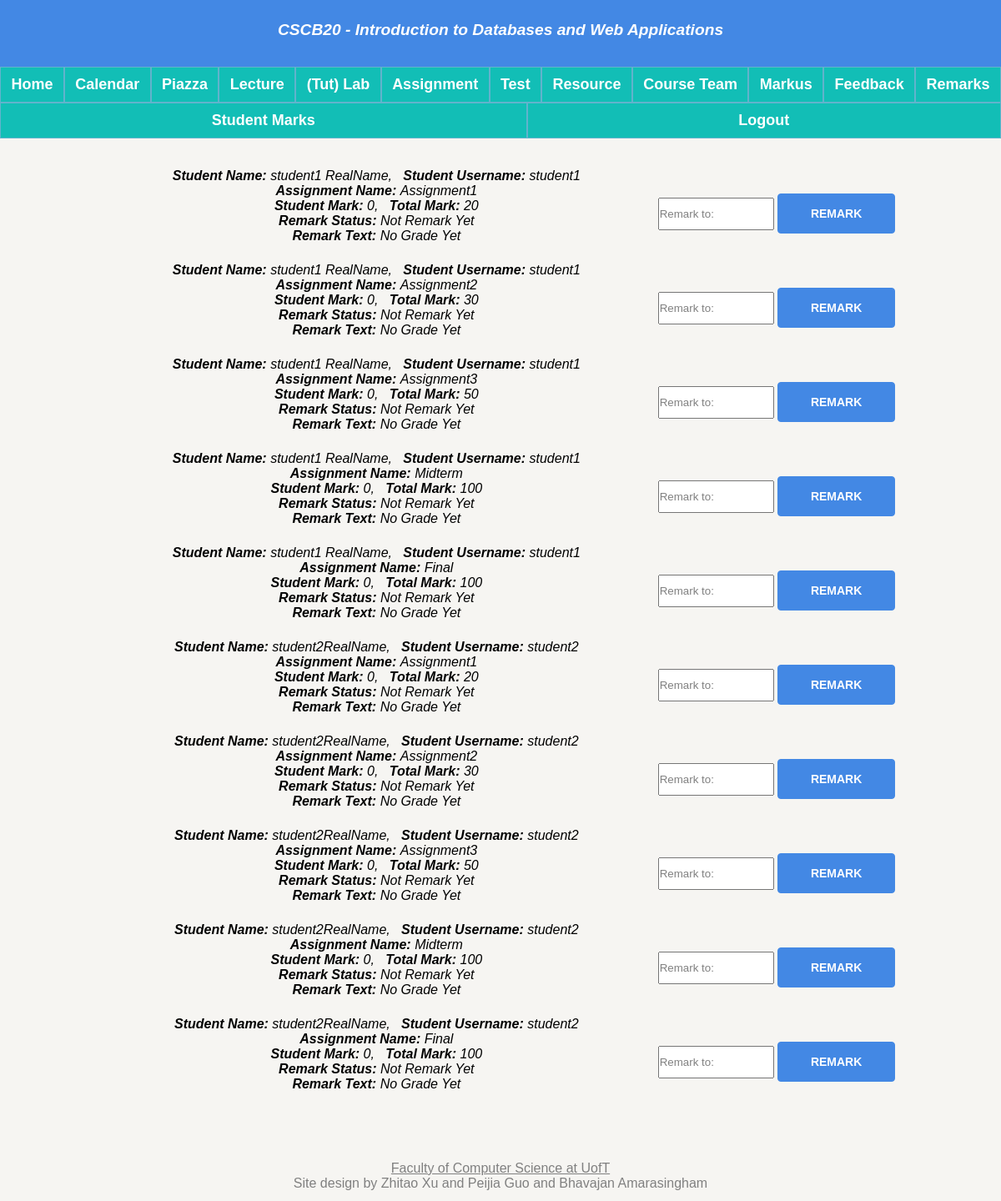
Screenshot of /teacherGrade (signed in) with the database file from the repository.
### app.py (models this page shows, shortened)
class Evaluation(db.Model):
    __tablename__ = 'Evaluation'
    eid = db.Column(db.Integer, primary_key = True)
    stuMark = db.Column(db.Integer)
    remarkText = db.Column(db.String(200))
    remark_signal = db.Column(db.Boolean)
    student_username = db.Column(db.String(20), db.ForeignKey('Person.username'), nullable = False)
    typeName = db.Column(db.String(20), db.ForeignKey('Assignment.assignment_name'), nullable = False)
    total_mark = db.Column(db.Integer, db.ForeignKey('Assignment.total_mark'), nullable = False)
    stuName = db.Column(db.String(20), db.ForeignKey('Person.name'), nullable = False)

### app.py (the view, shortened to what this page needs)
@app.route("/teacherGrade", methods = ['GET', 'POST'])
def teacherGrade():
    get_student_marks = query_all_student_marks()
    if request.method == 'GET':
        return render_template("teacherGrade.html", query_all_student_mark = get_student_marks)

### app.py (called while the page is built)
def query_all_student_marks():
    student_marks = db.session.query(Evaluation).filter(Evaluation.remark_signal == 0)
    return student_marks

### templates/teacherGrade.html (shortened to what this page needs)
{% extends "template.html" %}
{% block content %}
{% if not session.name %}
<p>Access Denied</p>
{% else %}
{% if session.type == 1 %}
<div class="grade">
  <ul>
    {% for Evaluations in query_all_student_mark %}
    <li class="container_li">
      <div class="li_flex">
        <strong>Student Name: </strong>{{ Evaluations.stuName }},
        &nbsp&nbsp<strong>Student Username: </strong>{{ Evaluations.student_username }}
        <br>
        <strong>Assignment Name: </strong>{{ Evaluations.typeName }}
        <br>
        <strong>Student Mark: </strong>{{ Evaluations.stuMark }},
        &nbsp&nbsp<strong>Total Mark: </strong>{{ Evaluations.total_mark }}
        <br>
        {% if Evaluations.remark_signal == 0 %}
        <strong>Remark Status: </strong>Not Remark Yet
        {% else %}
        <strong>Remark Status: </strong>Already Remarked
        {% endif %}
        <br><strong>Remark Text: </strong>{{ Evaluations.remarkText }}
        <br></br>
      </div>
      <form class="teacher_grade_css" action="/teacherGrade" method="post">
        <input class="grade_input" name="stuMark" placeholder="Remark to:"></input>
        <button type="Remark">Remark</button>
      </form>
      <br></br>
    </li>
    {% endfor %}
  </ul>
</div>
{% else %}
<p>Access Denied</p>
{% endif %}
{% endif %}
{% endblock %}

### templates/template.html (shortened to what this page needs)
<!DOCTYPE html>
<html lang="en" dir="ltr">
<head>
    <link rel="stylesheet" type="text/css" href="../static/style.css" />
</head>
<body>
    <div class="container">
        <div class="heading">
            <p>CSCB20 - Introduction to Databases and Web Applications</p>
        </div>
        <div class="leftNavigation">
            <ul>
                {% if session.name %}
                <h3><a href="{{ url_for('home') }}">Home</a></h3>
                <h3><a href="{{ url_for('calender')}}">Calendar</a></h3>
                <h3><a href="https://piazza.com/utoronto.ca">Piazza</a></h3>
                <h3><a href="{{ url_for('lecture')}}">Lecture</a></h3>
                <h3><a href="{{ url_for('tut')}}">(Tut) Lab</a></h3>
                <h3><a href="{{ url_for('assignment')}}">Assignment</a></h3>
                <h3><a href="{{ url_for('test')}}">Test</a></h3>
                <h3><a href="{{ url_for('resource')}}">Resource</a></h3>
                <h3><a href="{{ url_for('courseteam')}}">Course Team</a></h3>
                <h3><a href="https://markus.utsc.utoronto.ca/">Markus</a></h3>
                {% if session.type == 0 %}
                <h3><a href="{{ url_for('anonfeedback') }}">Anon Feedback</a></h3>
                <h3><a href="{{ url_for('evaluation') }}">My Grade</a></h3>
                {% else %}
                <h3><a href="{{ url_for('feedback') }}">Feedback</a></h3>
                <h3><a href="{{ url_for('teacherGrade') }}">Remarks</a></h3>
                <h3><a href="{{ url_for('allmarks') }}">Student Marks</a></h3>
                {% endif %}
                <h3><a href="{{ url_for('logout') }}">Logout</a></h3>
                {% else %}
                <h3><a href="{{ url_for('home') }}">Home</a></h3>
                <h3><a href="{{ url_for('login') }}">Login</a></h3>
                <h3><a href="{{ url_for('register') }}">Register</a></h3>
                {% endif %}
            </ul>
        </div>
        <div class="content">
            {% block content %}
            {% endblock %}
        </div>
        <div class="footer">
            <p><a href="https://web.cs.toronto.edu/people/faculty-directory" target="_blank">Faculty of Computer Science
                    at
                    UofT</a><br>Site design by Zhitao Xu and Peijia Guo and Bhavajan Amarasingham</p>
        </div>
    </div>
</body>
</html>

### rows the page displays
Evaluation: stuName "student1 RealName", student_username "student1", typeName "Assignment1", stuMark "0", total_mark "20", shows "Remark Status:", remark_signal "Not Remark Yet", remarkText "No Grade Yet"
Evaluation: stuName "student1 RealName", student_username "student1", typeName "Assignment2", stuMark "0", total_mark "30", shows "Remark Status:", remark_signal "Not Remark Yet", remarkText "No Grade Yet"
Evaluation: stuName "student1 RealName", student_username "student1", typeName "Assignment3", stuMark "0", total_mark "50", shows "Remark Status:", remark_signal "Not Remark Yet", remarkText "No Grade Yet"
Evaluation: stuName "student1 RealName", student_username "student1", typeName "Midterm", stuMark "0", total_mark "100", shows "Remark Status:", remark_signal "Not Remark Yet", remarkText "No Grade Yet"
Evaluation: stuName "student1 RealName", student_username "student1", typeName "Final", stuMark "0", total_mark "100", shows "Remark Status:", remark_signal "Not Remark Yet", remarkText "No Grade Yet"
Evaluation: stuName "student2RealName", student_username "student2", typeName "Assignment1", stuMark "0", total_mark "20", shows "Remark Status:", remark_signal "Not Remark Yet", remarkText "No Grade Yet"
Evaluation: stuName "student2RealName", student_username "student2", typeName "Assignment2", stuMark "0", total_mark "30", shows "Remark Status:", remark_signal "Not Remark Yet", remarkText "No Grade Yet"
Evaluation: stuName "student2RealName", student_username "student2", typeName "Assignment3", stuMark "0", total_mark "50", shows "Remark Status:", remark_signal "Not Remark Yet", remarkText "No Grade Yet"
Evaluation: stuName "student2RealName", student_username "student2", typeName "Midterm", stuMark "0", total_mark "100", shows "Remark Status:", remark_signal "Not Remark Yet", remarkText "No Grade Yet"
Evaluation: stuName "student2RealName", student_username "student2", typeName "Final", stuMark "0", total_mark "100", shows "Remark Status:", remark_signal "Not Remark Yet", remarkText "No Grade Yet"
